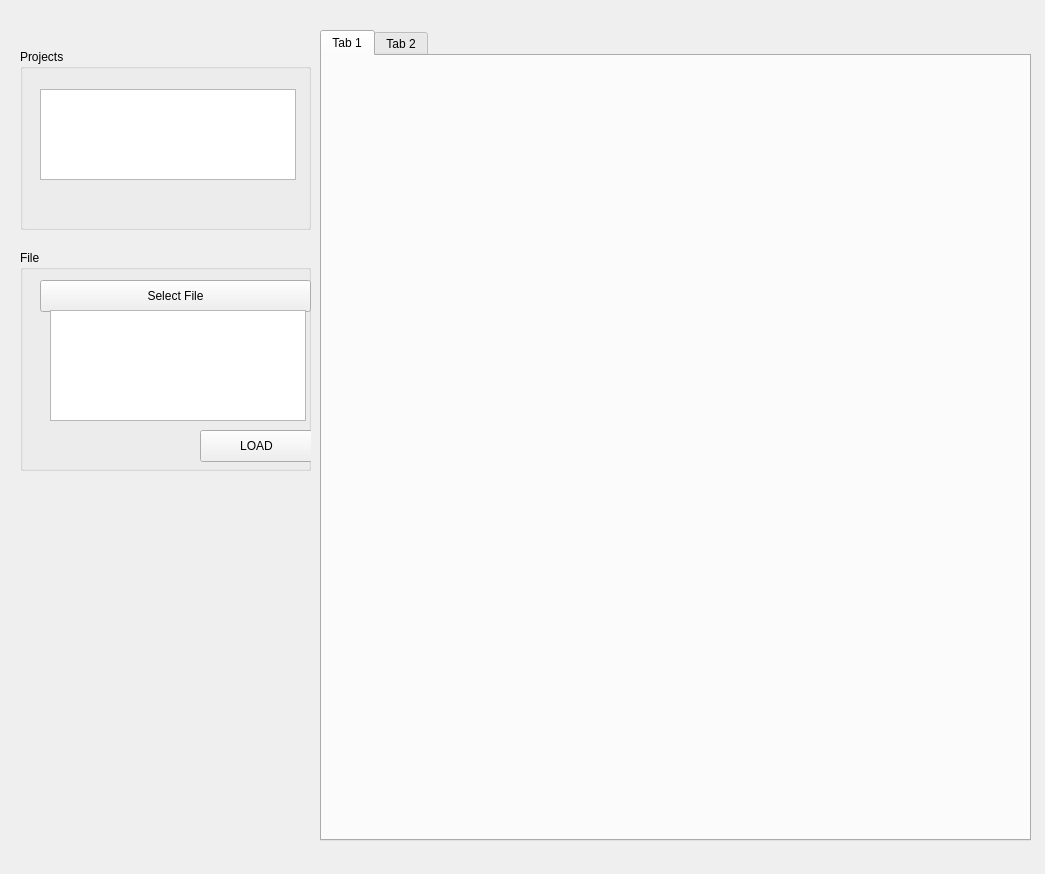
<?xml version="1.0" encoding="UTF-8"?>
<ui version="4.0">
 <class>RoweTechReportR</class>
 <widget class="QMainWindow" name="RoweTechReportR">
  <property name="geometry">
   <rect>
    <x>0</x>
    <y>0</y>
    <width>1045</width>
    <height>874</height>
   </rect>
  </property>
  <property name="windowTitle">
   <string>MainWindow</string>
  </property>
  <widget class="QWidget" name="centralWidget">
   <widget class="QGroupBox" name="groupBox">
    <property name="geometry">
     <rect>
      <x>20</x>
      <y>250</y>
      <width>291</width>
      <height>221</height>
     </rect>
    </property>
    <property name="title">
     <string>File</string>
    </property>
    <widget class="QPushButton" name="selectFileButton">
     <property name="geometry">
      <rect>
       <x>20</x>
       <y>30</y>
       <width>271</width>
       <height>32</height>
      </rect>
     </property>
     <property name="text">
      <string>Select File</string>
     </property>
    </widget>
    <widget class="QListWidget" name="selectedFileListView">
     <property name="geometry">
      <rect>
       <x>30</x>
       <y>60</y>
       <width>256</width>
       <height>111</height>
      </rect>
     </property>
    </widget>
    <widget class="QPushButton" name="loadButton">
     <property name="geometry">
      <rect>
       <x>180</x>
       <y>180</y>
       <width>113</width>
       <height>32</height>
      </rect>
     </property>
     <property name="text">
      <string>LOAD</string>
     </property>
    </widget>
   </widget>
   <widget class="QTabWidget" name="tabReport">
    <property name="enabled">
     <bool>true</bool>
    </property>
    <property name="geometry">
     <rect>
      <x>320</x>
      <y>30</y>
      <width>711</width>
      <height>811</height>
     </rect>
    </property>
    <property name="currentIndex">
     <number>0</number>
    </property>
    <widget class="QWidget" name="tabOverall">
     <attribute name="title">
      <string>Tab 1</string>
     </attribute>
    </widget>
    <widget class="QWidget" name="tabAmplitude">
     <attribute name="title">
      <string>Tab 2</string>
     </attribute>
    </widget>
   </widget>
   <widget class="QGroupBox" name="groupBox_2">
    <property name="geometry">
     <rect>
      <x>20</x>
      <y>49</y>
      <width>291</width>
      <height>181</height>
     </rect>
    </property>
    <property name="title">
     <string>Projects</string>
    </property>
    <widget class="QListWidget" name="projectListWidget">
     <property name="geometry">
      <rect>
       <x>20</x>
       <y>40</y>
       <width>256</width>
       <height>91</height>
      </rect>
     </property>
    </widget>
   </widget>
  </widget>
 </widget>
 <resources/>
 <connections/>
</ui>
